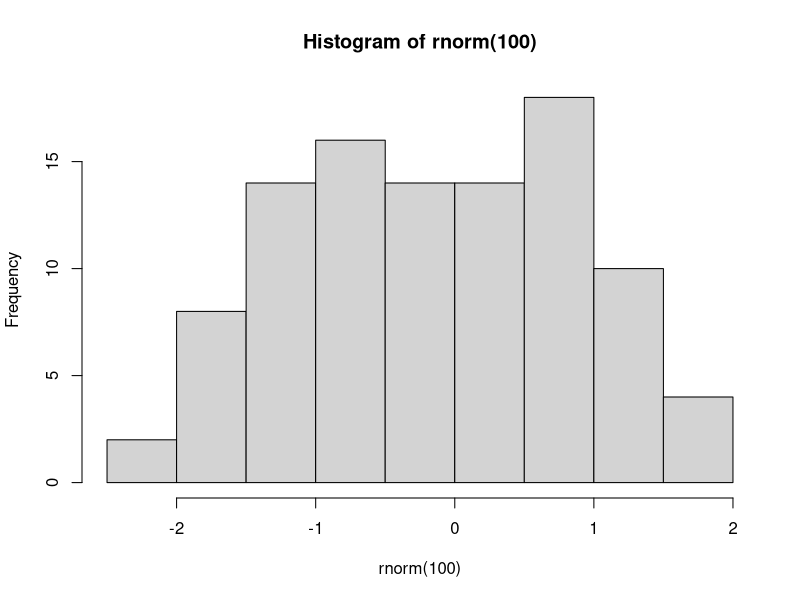
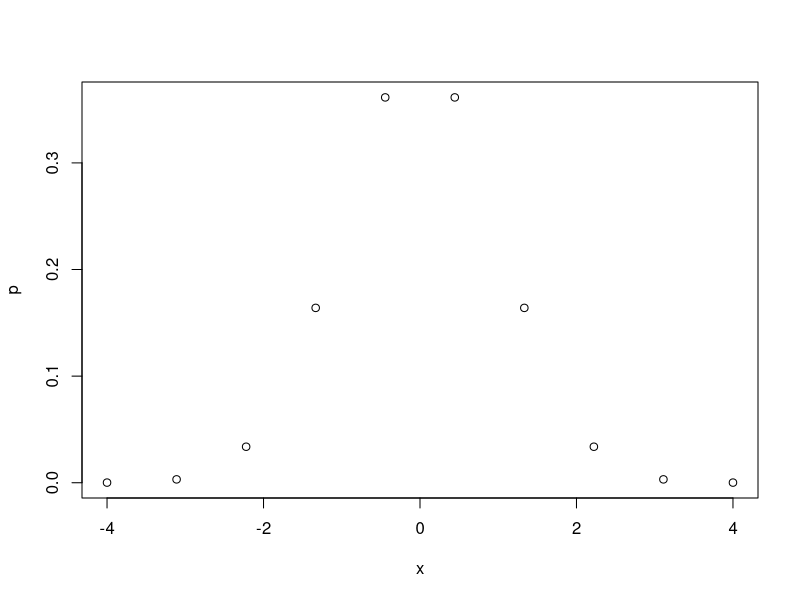
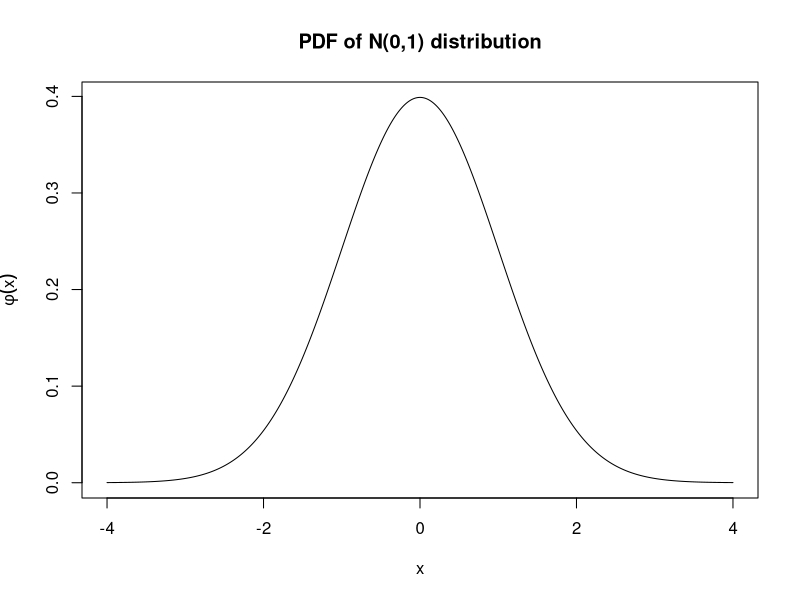

Write the R code that produced these figures, in order.
## ---- chunk 1
knitr::opts_chunk$set(echo = TRUE)
library("tidyverse")
simdat <- tibble(xval=sort(rnorm(100)),
                 yval=sign(xval)+0.3*rnorm(100),
                 zval=as.integer(round(runif(100))))
simdat$tmpval <- simdat$xval
simdat$tmpval[simdat$xval < 0] <- NA
## ---- chunk 2
print("Hello world!")
## ---- chunk 3
# This is a comment. R ignores everything in a line after the "#"
4+5
## ---- chunk 4
sqrt(4+5)
## ---- chunk 5
# This expression has a side effect
# It causes R to plot a histogram of 100 N(0,1) random numbers
hist(rnorm(100))
## ---- chunk 6
# This will cause the variable x to take on the value 2
x <- 2
# We can then use x in any expression
y <- x + 1
print(y)
# We can change the value of x at any time
x <- 0
# But this will not change the result of any previous calculations
print(y)
## ---- chunk 7
x <- 5
print(x) 
x
## ---- chunk 8
fruits <- c("Avocado","Banana","Cantaloupe")
print(fruits)
## ---- chunk 9
# REP repeats something a particular number of times (like Excel's Fill tool)
ones <- rep(1,times=10)
print(ones)
# SEQ creates a sequence (like Excel's Series tool)
evens <- seq(from=2,to=20,by=2)
print(evens)
# You can also create a sequence with the : operator:
print(1:10)
## ---- chunk 10
# This command subtracts 1 from every element in evens
odds <- evens - ones
print(odds)
# This command does the same
odds <- evens - 1
print(odds)
## ---- chunk 11
# You can give a single index
# evens[2] is the 2nd element in evens
x <- evens[2]
print(x)
# You can give a vector of indices
# evens[c(2,5)] is a vector containing the 2nd and 5th element in evens 
x <- evens[c(2,5)]
print(x)
# You can give a range of indices
# evens[2:5] is a vector containing the 2nd, 3rd, 4th and 5th element in evens 
x <- evens[2:5]
print(x)
## ---- chunk 12
print(evens)
# This creates a vector of the same length as evens, that contains TRUE
# for all values less than 10, and FALSE for all other values
lessthan10 <- (evens < 10)
print(lessthan10)
# This creates a vector that includes only those elements of evens
# for which forexample is TRUE
x <- evens[lessthan10]
print(x)
# This is a quicker way of accomplishing the same result
x <- evens[evens < 10]
print(x)
## ---- chunk 13
x <- evens
print(x)
# This assigns the number 1000 to the 2nd element in x
x[2] <- 1000
print(x)
## ---- chunk 14
everything <- list(fruits,evens,odds)
print(everything)
## ---- chunk 15
everything <- list(fruits=fruits,evens=evens,odds=odds)
print(everything)
## ---- chunk 16
print(everything[[2]])
## ---- chunk 17
print(everything[["evens"]])
print(everything$fruits)
## ---- chunk 18
# There is no element in everything called "allnumbers" 
everything$allnumbers <- c(evens,odds)
# But now there is...
print(everything)
## ---- chunk 19
print(attributes(fruits))
print(attributes(evens))
print(attributes(everything))
## ---- chunk 20
   y <- print("Hello world")
   print(y)
## ---- chunk 21
# These two statements are equivalent
2 + 2
sum(2,2)
## ---- chunk 22
# Basic arithmetic operators
2 + 3
2 - 3
2 * 3
2 / 3
2 ^ 3
# Comparison operators
2 < 3
2 == 3
2 > 3
# Logical operators
2 == 3 & 2 < 3 # this is logical AND
2 == 3 | 2 < 3 # this is logical OR
## ---- chunk 23
# These two statments are equivalent:
x <- 2
assign(y,2)
print(x)
print(y)
# The assign function returns its own value, so you can do this:
x <- y <- 3
print(x)
print(y)
## ---- chunk 24
   # ? seq
## ---- chunk 25
   x <- seq(from=-4,to=4,length.out=10)
   print(x)
## ---- chunk 26
   p <- dnorm(x)
   print(p)
## ---- chunk 27
   plot(x,p)
## ---- chunk 28
x <- seq(from=-4,to=4,length.out=1000)
p <- dnorm(x)
plot(x,p,type="l",ylab=expression(phi(x)),main="PDF of N(0,1) distribution")
